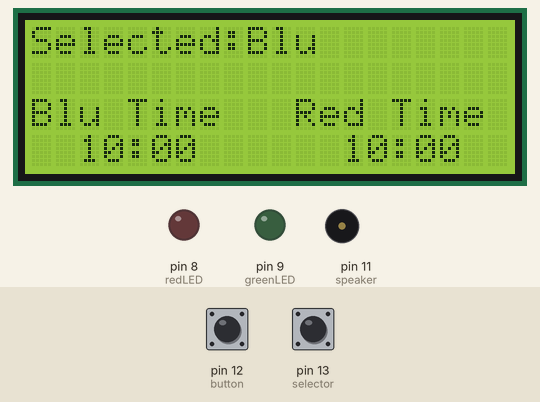
Bench run of a sketch on a simulated Arduino Uno, built with avr-gcc and run on an emulated ATmega328P. On the bench: 20×4 character LCD, output pins drawn as LEDs (lit = HIGH), buzzer (waves = sounding). Inputs (shaded band) come from the test bench; at power-on: pin 12 (button) LOW, pin 13 (selector) LOW.

Above: at 1.2 s.
1.3 s: pin 12 (button) pulled HIGH for 1 s
At 1.96 s:
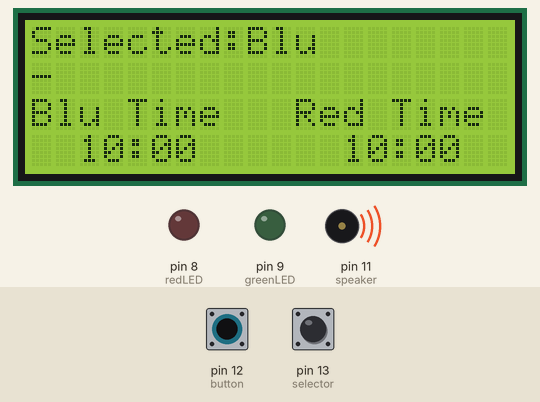
5.3 s: pin 13 (selector) pulled HIGH for 0.15 s
At 6.1 s:
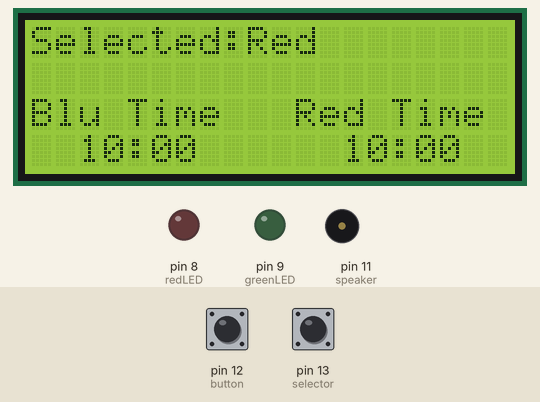
6.9 s: pin 12 (button) pulled HIGH for 0.15 s
At 8.1 s:
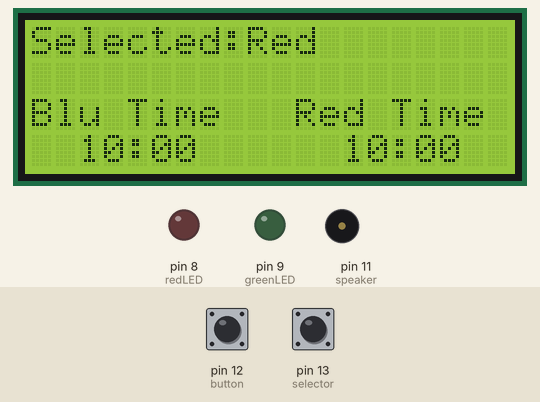
8.5 s: pin 13 (selector) pulled HIGH for 1 s
At 8.8 s:
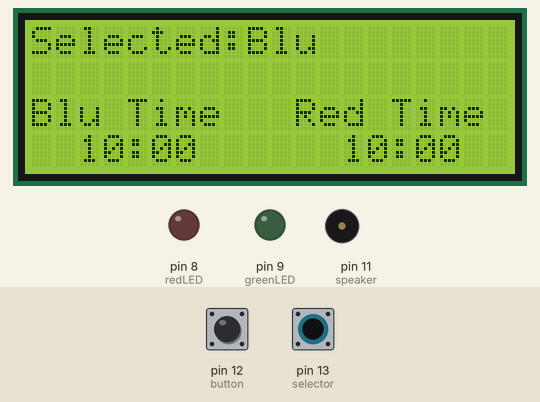
11.0 s: pin 13 (selector) pulled HIGH for 3.2 s
At 12.2 s:
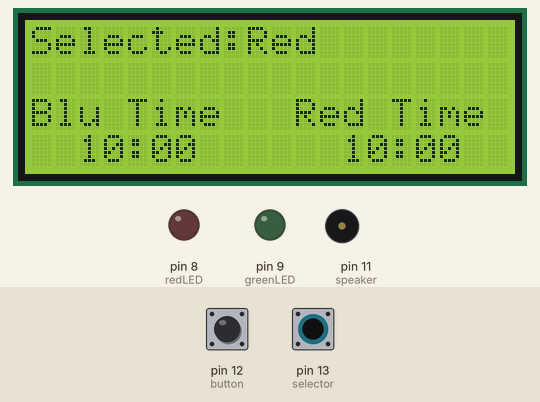
15.7 s: pin 12 (button) driven HIGH and pin 13 (selector) driven HIGH
At 20.01 s:
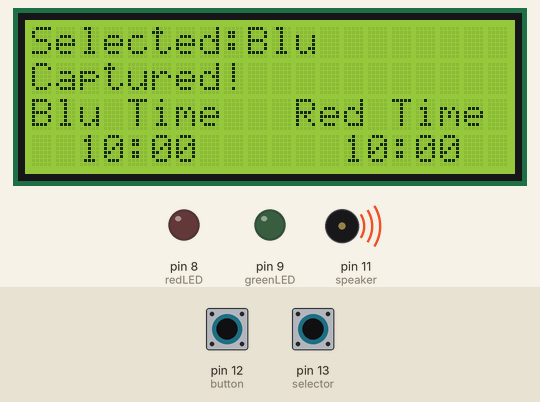
Timing chart, 0 to 21.6 s (numbered marks = the images above; inputs shaded):
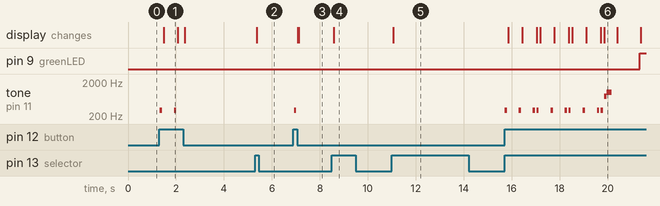

The sketch:

Airsoft-Control-Point.ino
```cpp
/*
 * Arduino Game Enhancement Device for Airsoft
 * Airsoft Control Point for King of the Hill Gamemode from Team Fortress 2
 *
 * Two teams, RED and BLU, fight over the posession of a control point.
 * To capture the point, the capturing team has to be selected by using
 * a toggle pushbutton, and the capture pushbutton has to be held down for 10
 * seconds in order for the selected team to capture it. Every team has a
 * timer, and the timer counts down for the team that has it currently captured.
 *
 * Code by George Troulis
 * KOTH Gamemode Concept by Team Fortress 2
 *
 * TODO: Add overtime functionality
 *       Add dynamic time changing
 *       Use 1 pushbutton per team rather than a selector and a capturer
 */

#include <LiquidCrystal.h>

//////////////////////////
// I/O Declarations //////
//////////////////////////


// TODO: change these from selector/capturer to blucapture/redcapture
const int selector = 13; // Team selector pushbutton
const int button   = 12; // The pushbutton that captures the point

const int speaker = 11;

const int redLED   = 8;
const int greenLED = 9;

LiquidCrystal lcd(2, 3, 4, 5, 6, 7);

//////////////////////////
// Game State Variables //
//////////////////////////

//Team Timers (mmss format)
int redTimer = 1000;
int bluTimer = 1000;

//The team selected by the switch (start with Blu)
String selectedTeam = "Blu";

//The team that currently has the point; starts with none
String activeTeam = "none";

//the capturing progress of the point
int captureProgress = 0;
boolean capturing   = false;

//for timing purposes
int tick = 0;

//true once one of the timers has finished counting down
boolean won = false;

////////////////////////////////////////////////////
// Main Functions //////////////////////////////////
////////////////////////////////////////////////////

void setup()
{
    pinMode(selector,  INPUT);
    pinMode(button,    INPUT);
    pinMode(speaker,  OUTPUT);
    pinMode(redLED,   OUTPUT);
    pinMode(greenLED, OUTPUT);

    lcd.begin(20, 4);
}

void loop()
{
    updateDisplay();
    updateTeam();
    updateCapture();
    countDown();

    delay(40);
    updateTick();

    if (won) gameOver();
}

//////////////////////////
// Other Functionality ///
//////////////////////////

//Gets the output of the selector switch
void updateTeam()
{
    //If point is being captured, don't change the capturing team
    static int prevState;
    int state = digitalRead(selector);

    if (!capturing)
    {
        if (prevState == LOW && state == HIGH)
        {
            if (selectedTeam != "Blu")  selectedTeam = "Blu";
            else                        selectedTeam = "Red";
        }
    }
    prevState = state;
}

void countDown()
{
    if (tick == 0)
    {
        if (activeTeam == "Red")
        {
            digitalWrite(redLED, HIGH);
            digitalWrite(greenLED, LOW);
            countDownTime(&redTimer);
        }
        else if (activeTeam == "Blu")
        {
            digitalWrite(greenLED, HIGH);
            digitalWrite(redLED, LOW);
            countDownTime(&bluTimer);
        }
    }
}

void countDownTime(int* time)
{
    int _time = *time;

    if (_time > 0)
    {
        if (_time % 100 == 0)
            _time -= 41;
        else
            _time --;
    }
    else
        won = true;

    if (_time < 100 && !capturing)
        tone(speaker, 500, 300);

    *time = _time;
}

//formats a time from mmss to mm:ss, and adds leading 0's if necessary
String formatTime(int time)
{
    String result = "";
    int _min = time / 100; //min is taken, so _min
    int sec = time % 100;

    //add the minutes, and a leading 0 if necessary
    if (_min < 10)
        result += '0';
    result += _min;

    result += ':'; //separator ':'

    //add the seconds, and a leading 0 if necessary
    if (sec < 10)
        result += '0';
    result += sec;

    return result;
}

//makes sure the proper stuff is displayed
void updateDisplay()
{
    lcd.clear();
    lcd.print("Selected:");
    lcd.print(selectedTeam);

    lcd.setCursor(0, 2);
    lcd.print("Blu Time   Red Time");

    //capture progress
    lcd.setCursor(0, 1);
    for (int i = 0; i < captureProgress; i++)
        lcd.print('-');

    //Times of the teams
    lcd.setCursor(2, 3);
    lcd.print(formatTime(bluTimer));

    lcd.setCursor(13, 3);
    lcd.print(formatTime(redTimer));
}

// updates the capturing progress of the point
void updateCapture()
{
    static int prevState = digitalRead(button);
    int state = digitalRead(button);
    if (state == HIGH && activeTeam != selectedTeam)
    {
        //TODO: Analyse this statement for potential timing error
        if (state != prevState)
            tick = 0;//make sure to count from the beginning
        capturing = true;
        if (captureProgress < 10)
        {
            if (tick % 500 == 0) //increase counting every half second
            {
                captureProgress ++;
                tone(speaker, 300, 100);
                delay(100);
            }
        }
        else
        {
            //done capturing
            lcd.setCursor(0, 1);
            lcd.print("                    ");
            lcd.setCursor(0, 1);
            lcd.print("Captured!");
            activeTeam = selectedTeam;
            tone(speaker, 750, 200);
            delay(100);
            tone(speaker, 1000, 200);
            delay(400);
            captureProgress = 0;
        }
    }
    else
    {
        capturing = false;
        captureProgress = 0;
    }

    prevState = state;
}

void updateTick()
{
    if (tick < 1000)    tick += 50;
    else                tick = 0;
}

// handles end game
void gameOver()
{
    lcd.clear();

    lcd.setCursor(5, 1);
    lcd.print("Game Over!");

    lcd.setCursor(5, 2);
    String victoryTeam = (redTimer == 0 ? "Red" : "Blu");
    lcd.print(victoryTeam + " won");

    while(true)
    {
        tone(speaker, 500, 200);
        delay(200);
        tone(speaker, 600, 200);
        delay(200);
        tone(speaker, 700, 200);
        delay(200);
        tone(speaker, 800, 200);
        delay(200);
        tone(speaker, 900, 200);
        delay(200);
    }
}
```

Measured:
- after the input at 1.3 s, tone on pin 11 (speaker): alternates 300 Hz for 0.10 s and silent for 0.49 s, 4 changes in all, then stays silent, starting at once; the display: changes after 0.18 s (image 1)
- after the input at 5.3 s, the display: changes after 0.07 s (image 2)
- after the input at 6.9 s, tone on pin 11 (speaker): silent → 300 Hz at once, → silent 0.10 s later; the display: first changes after 0.17 s (image 3 shows a later state)
- after the input at 8.5 s, the display: changes after 0.08 s (image 4)
- after the input at 11.0 s, the display: changes after 0.05 s (image 5)
- after the input at 15.7 s, pin 9 (greenLED): LOW → HIGH after 5.6 s; tone on pin 11 (speaker): plays 300 Hz for 0.10 s, 300 Hz for 0.10 s, 300 Hz for 0.10 s, 300 Hz for 0.10 s, 300 Hz for 0.10 s, 300 Hz for 0.10 s … (12 notes in this stretch), starting at once; the display: first changes after 0.16 s (image 6 shows a later state)
